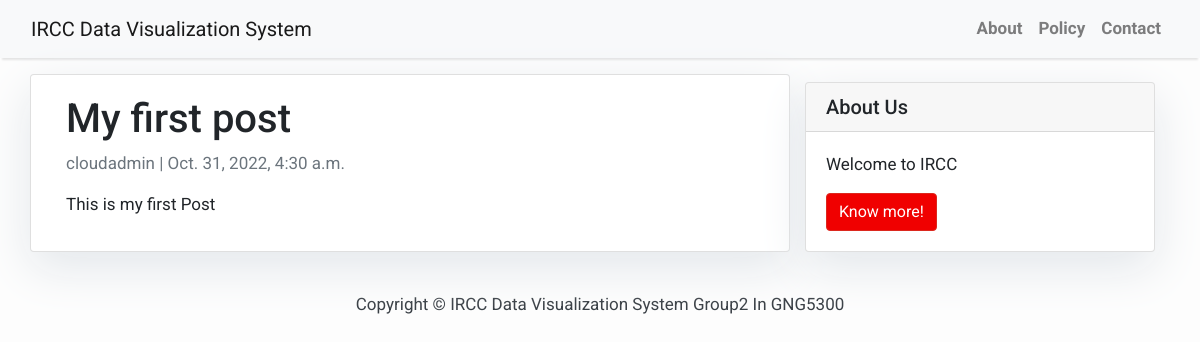
Page /my_first_post/ on the earlier database version.
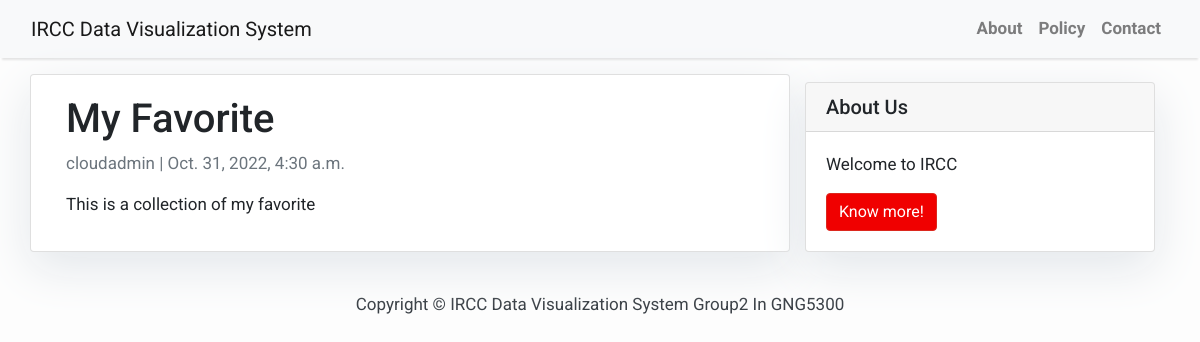
Same page on the later database version.
### djangotestapp/models.py (models this page shows, shortened)
class Post(models.Model):
    title = models.CharField(max_length=200, unique=True)
    slug = models.SlugField(max_length=200, unique=True)
    author= models.ForeignKey(User, on_delete=models.CASCADE, related_name='blog_posts')
    updated_on = models.DateTimeField(auto_now=True)
    content = models.TextField()
    created_on=models.DateTimeField(auto_now_add=True)
    status = models.IntegerField(choices=STATUS, default=0)
    class Meta:
        ordering =['-created_on']

### djangotestapp/views.py (the view)
# urls.py: path('<slug:slug>/', views.PostDetail.as_view(), name='post_detail'),
class PostDetail(generic.DetailView):
    model = Post
    template_name = 'post_detail.html'

### djangotestapp/templates/post_detail.html
{% extends 'base.html' %} {% block content %}
<div class="container">
  <div class="row">
    <div class="col-md-8 card mb-4  mt-3 left  top">
      <div class="card-body">
        <h1>{% block title %} {{ object.title }} {% endblock title %}</h1>
        <p class=" text-muted">{{ post.author }} | {{ post.created_on }}</p>
        <p class="card-text ">{{ object.content | safe }}</p>
      </div>
    </div>
    {% block sidebar %} {% include 'sidebar.html' %} {% endblock sidebar %}
  </div>
</div>
{% endblock content %}

Differences in the rows shown:
changed Post "cloudadmin": title "My first post" → "My Favorite"; content "This is my first Post" → "This is a collection of my favorite"
